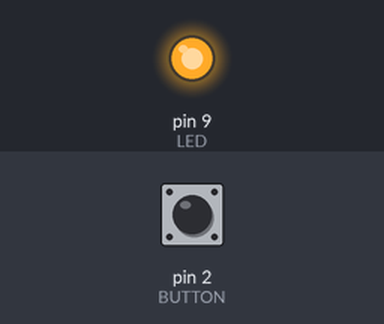
A sketch run on a simulated Arduino Uno, built with avr-gcc and run on an emulated ATmega328P. On the bench: output pins drawn as LEDs (lit = HIGH). The inputs (shaded band) are chosen by the test bench; at power-on: pin 2 (BUTTON) HIGH.

Above: at 1.2 s.
1.3 s: pin 2 (BUTTON) pulled LOW for 0.15 s
At 1.37 s:
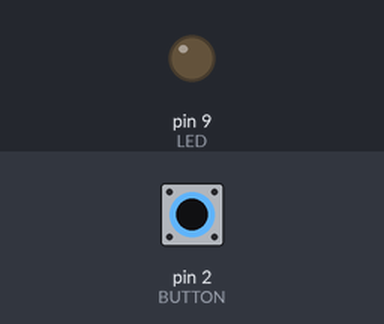
2.9 s: pin 2 (BUTTON) pulled LOW for 3.2 s
At 7.1 s:
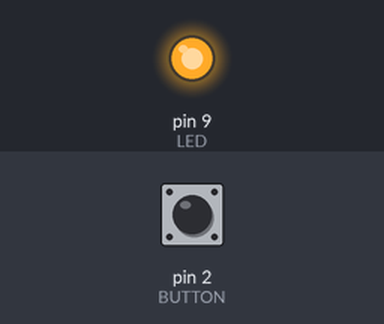
Timing chart, 0 to 8.6 s (numbered marks = the images above; inputs shaded):
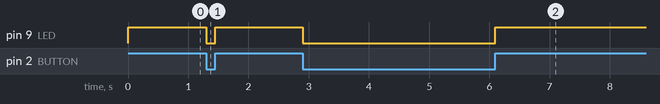

The sketch:

Read_button_input.ino
```cpp
const int LED=9;
const int BUTTON=2;

boolean prev_state = LOW;
boolean curr_state = HIGH;

void setup() {
  // put your setup code here, to run once:
  pinMode(LED,OUTPUT);
  pinMode(BUTTON,INPUT);
}

void loop() {
  // put your main code here, to run repeatedly:

 if(digitalRead(BUTTON) == LOW) {
    digitalWrite(LED,LOW);
 } else {
   digitalWrite(LED,HIGH);
 }

 /*
 digitalWrite(LED,HIGH);
 delay(300);
 digitalWrite(LED,LOW);
 delay(300);
 */
}
```

Measured:
- after the input at 1.3 s, pin 9 (LED): HIGH → LOW at once, → HIGH 0.15 s later
- after the input at 2.9 s, pin 9 (LED): HIGH → LOW at once, → HIGH 3.2 s later
